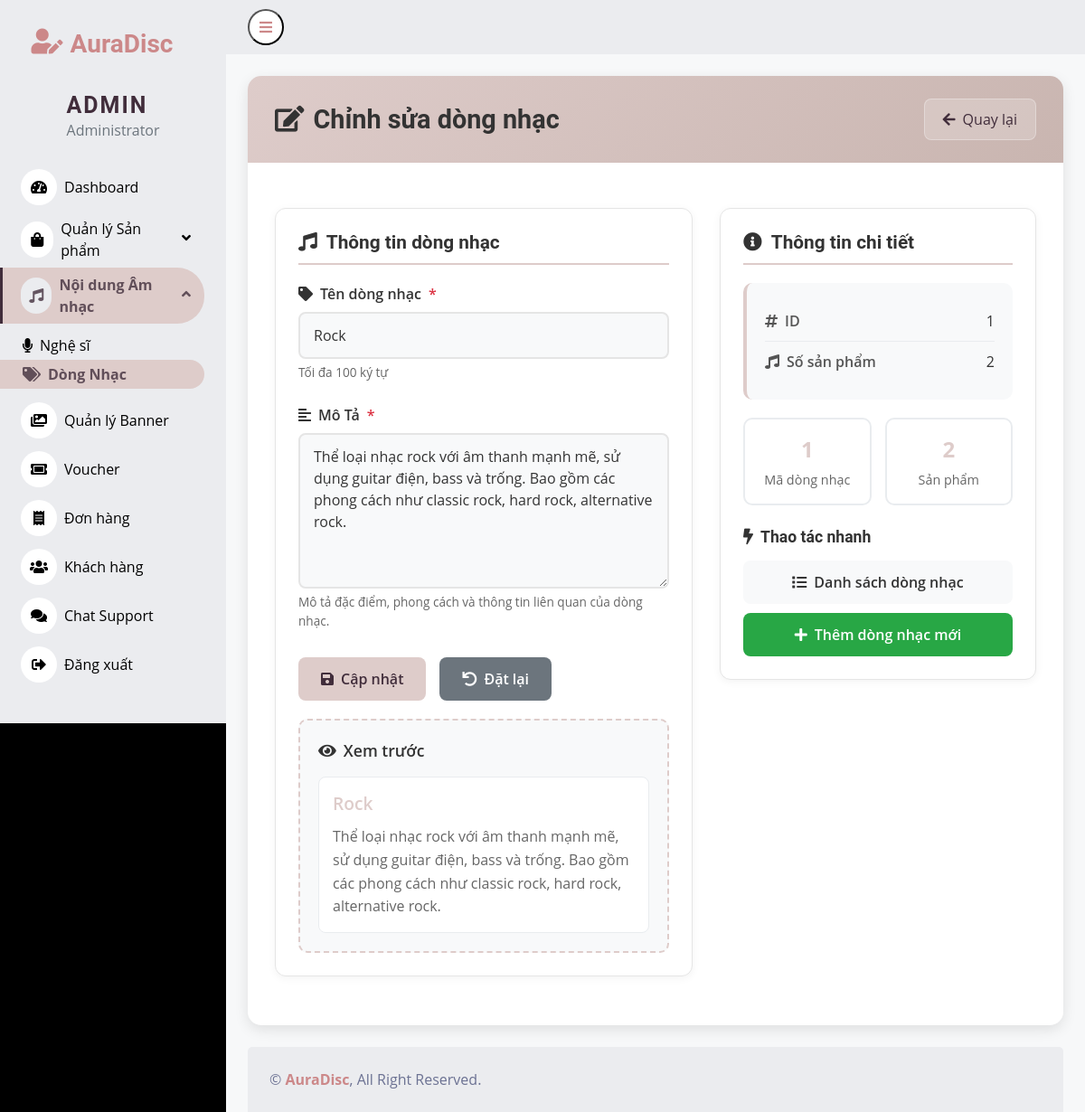
Page /admin/pages/genre/edit_genre.php?id=1 on the committed database.
### tables this page shows
CREATE TABLE `genres` (
  `genre_id` int(11) NOT NULL,
  `genre_name` varchar(100) NOT NULL,
  `description` longtext NOT NULL
);

### admin/pages/genre/edit_genre.php (the view, shortened to what this page needs)
<?php
$genre_id = isset($_GET['id']) ? (int)$_GET['id'] : 0;
$sql = "SELECT * FROM genres WHERE genre_id = ?";
$stmt = $conn->prepare($sql);
$stmt->bind_param("i", $genre_id);
$stmt->execute();
$result = $stmt->get_result();
$genre = $result->fetch_assoc();
$count_sql = "SELECT COUNT(*) as product_count FROM products WHERE genre_id = ?";
$count_stmt = $conn->prepare($count_sql);
$count_stmt->bind_param("i", $genre_id);
$count_stmt->execute();
$count_result = $count_stmt->get_result();
$product_count = $count_result->fetch_assoc()['product_count'];
?>
<!DOCTYPE html>
<html lang="vi">
<head>
    <link href="/WEB_MXH/admin/pages/dashboard/css/bootstrap.min.css" rel="stylesheet">
    <link href="https://cdnjs.cloudflare.com/ajax/libs/font-awesome/5.10.0/css/all.min.css" rel="stylesheet">
    <link href="https://cdn.jsdelivr.net/npm/bootstrap-icons@1.4.1/font/bootstrap-icons.css" rel="stylesheet">
    <link href="/WEB_MXH/admin/pages/dashboard/css/style.css" rel="stylesheet">
</head>
<body>
    <div class="container-fluid position-relative d-flex p-0">
        <?php
        if (file_exists(__DIR__.'/../dashboard/sidebar.php')) {
            include __DIR__.'/../dashboard/sidebar.php';
        }
        ?>
        <div class="content">
            <?php
            if (file_exists(__DIR__.'/../dashboard/navbar.php')) {
                include __DIR__.'/../dashboard/navbar.php';
            }
            ?>
            <div class="container-fluid pt-4 px-4">
                <div class="row g-4">
                    <div class="col-12">
                        <div class="edit-container">
                            <div class="page-header">
                                <h1 class="page-title">
                                    <i class="fas fa-edit"></i>
                                    Chỉnh sửa dòng nhạc
                                </h1>
                                <a href="genre_list.php" class="btn-back">
                                    <i class="fas fa-arrow-left"></i>
                                    Quay lại
                                </a>
                            </div>
                            <div class="main-content">
                                <div class="content-grid">
                                    <div class="form-section">
                                        <h3 class="section-title">
                                            <i class="fas fa-music"></i>
                                            Thông tin dòng nhạc
                                        </h3>
                                        <form method="POST" id="editGenreForm">
                                            <div class="form-group">
                                                <label for="genre_name" class="form-label">
                                                    <i class="fas fa-tag"></i>
                                                    Tên dòng nhạc <span class="required">*</span>
                                                </label>
                                                <input type="text"
                                                       class="form-control"
                                                       id="genre_name"
                                                       name="genre_name"
                                                       value="<?php echo htmlspecialchars($genre['genre_name']); ?>"
                                                       placeholder="Nhập tên dòng nhạc (VD: Rock, Pop, Jazz...)"
                                                       maxlength="100"
                                                       required>
                                                <div class="form-help">Tối đa 100 ký tự</div>
                                            </div>
                                            <div class="form-group">
                                                <label for="description" class="form-label">
                                                    <i class="fas fa-align-left"></i>
                                                    Mô Tả <span class="required">*</span>
                                                </label>
                                                <textarea class="form-control"
                                                          id="description"
                                                          name="description"
                                                          rows="6"
                                                          placeholder="Nhập mô tả chi tiết về dòng nhạc này..."
                                                          required><?php echo htmlspecialchars($genre['description']); ?></textarea>
                                                <div class="form-help">Mô tả đặc điểm, phong cách và thông tin liên quan của dòng nhạc.</div>
                                            </div>
                                            <div class="form-buttons">
                                                <button type="submit" class="btn btn-primary">
                                                    <i class="fas fa-save"></i>
                                                    Cập nhật
                                                </button>
                                                <button type="reset" class="btn btn-secondary">
                                                    <i class="fas fa-undo"></i>
                                                    Đặt lại
                                                </button>
                                            </div>
                                        </form>
                                        <div class="preview-section">
                                            <div class="preview-title">
                                                <i class="fas fa-eye me-2"></i>Xem trước
                                            </div>
                                            <div class="preview-content">
                                                <div class="preview-genre-name" id="previewGenreName">
                                                    <?php echo htmlspecialchars($genre['genre_name']); ?>
                                                </div>
                                                <div class="preview-description" id="previewDescription">
                                                    <?php echo htmlspecialchars($genre['description']); ?>
                                                </div>
                                            </div>
                                        </div>
                                    </div>
                                    <div class="sidebar-section">
                                        <h3 class="section-title">
                                            <i class="fas fa-info-circle"></i>
                                            Thông tin chi tiết
                                        </h3>
                                        <div class="info-card">
                                            <div class="info-item">
                                                <span class="info-label">
                                                    <i class="fas fa-hashtag me-2"></i>ID
                                                </span>
                                                <span class="info-value"><?php echo $genre['genre_id']; ?></span>
                                            </div>
                                            <div class="info-item">
                                                <span class="info-label">
                                                    <i class="fas fa-music me-2"></i>Số sản phẩm
                                                </span>
                                                <span class="info-value"><?php echo number_format($product_count); ?></span>
                                            </div>
                                        </div>
                                        <div class="stats-grid">
                                            <div class="stat-card">
                                                <div class="stat-number"><?php echo $genre['genre_id']; ?></div>
                                                <div class="stat-label">Mã dòng nhạc</div>
                                            </div>
                                            <div class="stat-card">
                                                <div class="stat-number"><?php echo $product_count; ?></div>
                                                <div class="stat-label">Sản phẩm</div>
                                            </div>
                                        </div>
                                        <div style="margin-top: 25px;">
                                            <h4 style="font-size: 1.1rem; font-weight: 600; color: #333; margin-bottom: 15px;">
                                                <i class="fas fa-bolt me-2"></i>Thao tác nhanh
                                            </h4>
                                            <div style="display: flex; flex-direction: column; gap: 10px;">
                                                <a href="genre_list.php" class="btn" style="background: #f8f9fa; color: #333; justify-content: center;">
                                                    <i class="fas fa-list"></i>
                                                    Danh sách dòng nhạc
                                                </a>
                                                <a href="add_genre.php" class="btn" style="background: #28a745; color: white; justify-content: center;">
                                                    <i class="fas fa-plus"></i>
                                                    Thêm dòng nhạc mới
                                                </a>
                                            </div>
                                        </div>
                                    </div>
                                </div>
                            </div>
                        </div>
                    </div>
                </div>
            </div>
            <?php
            if (file_exists(__DIR__.'/../dashboard/footer.php')) {
                include __DIR__.'/../dashboard/footer.php';
            }
            ?>
        </div>
    </div>
</body>
</html>

### admin/pages/dashboard/css/style.css (style rules this page uses)
:root { --primary: #eb1616; --secondary: #ebecef; --light: #000000; --dark: #ffffff; }
.btn { transition: 0.5s; }
.content { margin-left: 250px; min-height: 100vh; background: #f7f8f9; transition: 0.5s; }
@media (min-width: 992px) { .content { width: calc(100% - 250px); } }
.form-section { background: #fff; border: none; border-radius: 16px; padding: 1.2rem 1.5rem; margin-bottom: 1.5rem; box-shadow: 0 1px 6px rgba(0, 0, 0, 0.12), 0 1.5px 8px rgba(0, 0, 0, 0.08); }
.page-title { color: #333333 !important; font-size: 1.8rem; font-weight: bold; margin: 0; }

### admin/pages/genre/edit_genre.php (style rules this page uses)
.edit-container { background: #F5F5F5; border-radius: 15px; padding: 0; margin: 0 auto; max-width: 1200px; box-shadow: 0 5px 15px rgba(0,0,0,0.1); overflow: hidden; }
.page-header { background: linear-gradient(135deg, #deccca 0%, #c9b5b0 100%); color: #412d3b; padding: 25px 30px; display: flex; justify-content: space-between; align-items: center; flex-wrap: wrap; gap: 15px; }
.page-title { font-size: 1.8rem; font-weight: bold; margin: 0; display: flex; align-items: center; gap: 10px; }
.btn-back { background: rgba(255,255,255,0.2); color: #412d3b; padding: 10px 20px; border: 1px solid rgba(255,255,255,0.3); border-radius: 8px; text-decoration: none; font-weight: 500; transition: all 0.3s; display: flex; align-items: center; gap: 8px; }
.main-content { padding: 30px; background: #FFFFFF; }
.content-grid { display: grid; grid-template-columns: 1fr 350px; gap: 30px; margin-top: 20px; }
.form-section { background: #FFFFFF; border-radius: 12px; padding: 25px; box-shadow: 0 2px 10px rgba(0,0,0,0.05); border: 1px solid #E5E5E5; }
.sidebar-section { background: #FFFFFF; border-radius: 12px; padding: 25px; box-shadow: 0 2px 10px rgba(0,0,0,0.05); border: 1px solid #E5E5E5; height: fit-content; }
.section-title { font-size: 1.3rem; font-weight: 600; color: #333; margin-bottom: 20px; padding-bottom: 10px; border-bottom: 2px solid #deccca; display: flex; align-items: center; gap: 10px; }
.form-group { margin-bottom: 25px; }
.form-label { font-weight: 600; color: #333; margin-bottom: 8px; display: flex; align-items: center; gap: 8px; }
.required { color: #dc3545; }
.form-control { background: #F8F9FA; border: 2px solid #E5E5E5; border-radius: 8px; padding: 12px 15px; color: #333; font-size: 1rem; transition: all 0.3s; }
.form-help { font-size: 0.85rem; color: #666; margin-top: 5px; }
.form-buttons { display: flex; gap: 15px; margin-top: 30px; }
.btn { padding: 12px 25px; border-radius: 8px; font-weight: 600; border: none; cursor: pointer; transition: all 0.3s; text-decoration: none; display: inline-flex; align-items: center; gap: 8px; }
.btn-primary { background: #deccca; color: #412d3b; }
.btn-secondary { background: #6c757d; color: white; }
.info-card { background: #f8f9fa; border-radius: 10px; padding: 20px; margin-bottom: 20px; border-left: 4px solid #deccca; }
.info-item { display: flex; justify-content: space-between; align-items: center; padding: 10px 0; border-bottom: 1px solid #e9ecef; }
.info-item:last-child { border-bottom: none; }
.info-label { font-weight: 600; color: #555; }
.info-value { color: #333; }
.stats-grid { display: grid; grid-template-columns: 1fr 1fr; gap: 15px; margin-top: 20px; }
.stat-card { background: #fff; border: 2px solid #e9ecef; border-radius: 10px; padding: 15px; text-align: center; }
.stat-number { font-size: 1.5rem; font-weight: bold; color: #deccca; }
.stat-label { font-size: 0.9rem; color: #666; margin-top: 5px; }
.preview-section { background: #f8f9fa; border-radius: 10px; padding: 20px; margin-top: 20px; border: 2px dashed #deccca; }
.preview-title { font-size: 1.1rem; font-weight: 600; color: #333; margin-bottom: 15px; }
.preview-content { background: white; border-radius: 8px; padding: 15px; border: 1px solid #e9ecef; }
.preview-genre-name { font-size: 1.2rem; font-weight: 600; color: #deccca; margin-bottom: 10px; }
.preview-description { color: #666; line-height: 1.6; }

### rows in the picture
genres: genre_name "Rock", description "Thể loại nhạc rock với âm thanh mạnh mẽ, sử dụng guitar điện, bass và trống. Bao gồm các phong cách như classic rock, hard rock, alternative rock.", genre_id "1"

### other values in the picture
$product_count "2"
